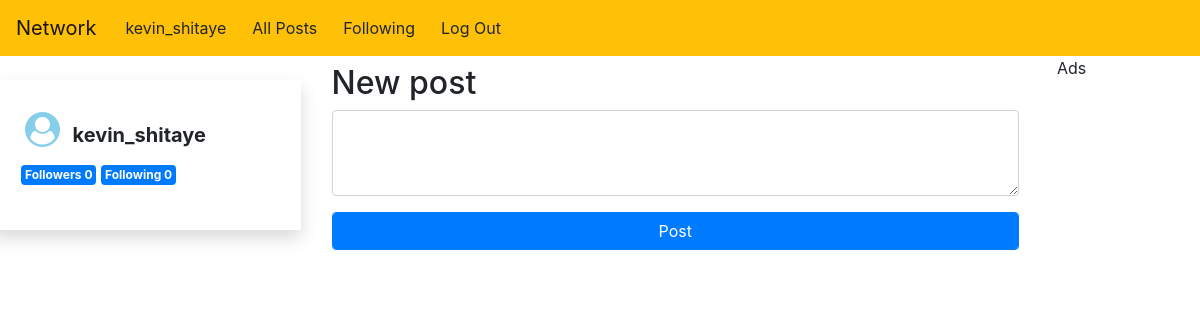
Before: / (signed in) with the older database file.
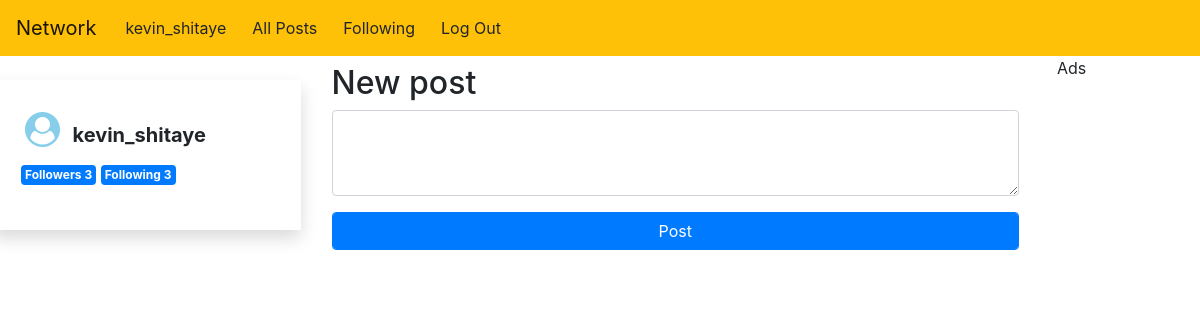
After: the same page with the newer database file.
### network/models.py (models this page shows, shortened)
class User(AbstractUser):
    followers =  models.ManyToManyField("User", blank=True, related_name="followed_by")
    following =  models.ManyToManyField("User", blank=True, related_name="following_others")

### network/views.py (the view)
# urls.py: path("", views.index, name="index"),
def index(request):
    if request.user.is_authenticated:
        return render(request, "network/index.html", {
        "user": request.user
    })
    else:
        return HttpResponseRedirect(reverse("login"))

### network/templates/network/index.html (shortened to what this page needs)
{% extends "network/layout.html" %} {% load static %} {% block body %}
<div id="main_view">
  <div class="row">
    {% if user.is_authenticated %}
    <div id="side" class="col-md-3 shadow m-2 mt-4 p-4">
      <i class="fas fa-user-circle m-2" id="profile_pic"></i>
      <strong
        id="name"
        data-id="{{ request.user.id }}"
        data-user="{{ request.user }}"
        >{{request.user}}</strong
      >
      <div class="m-1">
        <span class="badge badge-primary badge-pills p-1"
          >Followers {{ request.user.followers.all|length }}
        </span>
        <span class="badge badge-primary badge-pills p-1"
          >Following {{ request.user.following.all|length }}
        </span>
      </div>
    </div>
    {% endif %}
    <div class="col-md-7 m-2">
      <h2>New post</h2>
      <form>
        <div class="form-group">
          <textarea
            class="form-control"
            name="content"
            id="content"
            cols="30"
            rows="3"
          ></textarea>
        </div>
        <input
          class="btn btn-primary form-control"
          type="button"
          id="post"
          value="Post"
        />
      </form>
    </div>
    <div class="col-1">Ads</div>
  </div>
</div>
{% endblock %}

### network/templates/network/layout.html (shortened to what this page needs)
{% load static %}
<!DOCTYPE html>
<html lang="en">
  <head>
    <link
      rel="stylesheet"
      href="https://stackpath.bootstrapcdn.com/font-awesome/4.7.0/css/font-awesome.min.css"
    />
    <link
      rel="stylesheet"
      href="https://stackpath.bootstrapcdn.com/bootstrap/4.4.1/css/bootstrap.min.css"
    />
    <link href="{% static 'network/styles.css' %}" rel="stylesheet" />
  </head>
  <body>
    <nav class="navbar navbar-expand-lg navbar-light bg-warning">
      <a class="navbar-brand" href="{% url 'index' %}">Network</a>
      <div>
        <ul class="navbar-nav mr-auto">
          {% if user.is_authenticated %}
          <li class="nav-item">
            <button class="btn" id="profile-page">{{ user.username }}</button>
          </li>
          {% endif %}
          <li class="nav-item">
            <button class="btn" id="home">All Posts</button>
          </li>
          {% if user.is_authenticated %}
          <li class="nav-item">
            <button class="btn" id="following">Following</button>
          </li>
          <li class="nav-item">
            <a class="btn" href="{% url 'logout' %}">Log Out</a>
          </li>
          {% endif %}
        </ul>
      </div>
    </nav>
    <div class="body">{% block body %} {% endblock %}</div>
  </body>
</html>

### network/static/network/styles.css (style rules this page uses)
#name { display: inline; font-size: 20px; }
#side { height: 150px; }
body i { font-family: "FontAwesome" !important; font-style: normal; }
#profile_pic { color: skyblue; font-size: 35px; }

Changed rows visible on the page:
changed User "kevin_shitaye": user.followers.all|length "0" → "3"; user.following.all|length "0" → "3"
